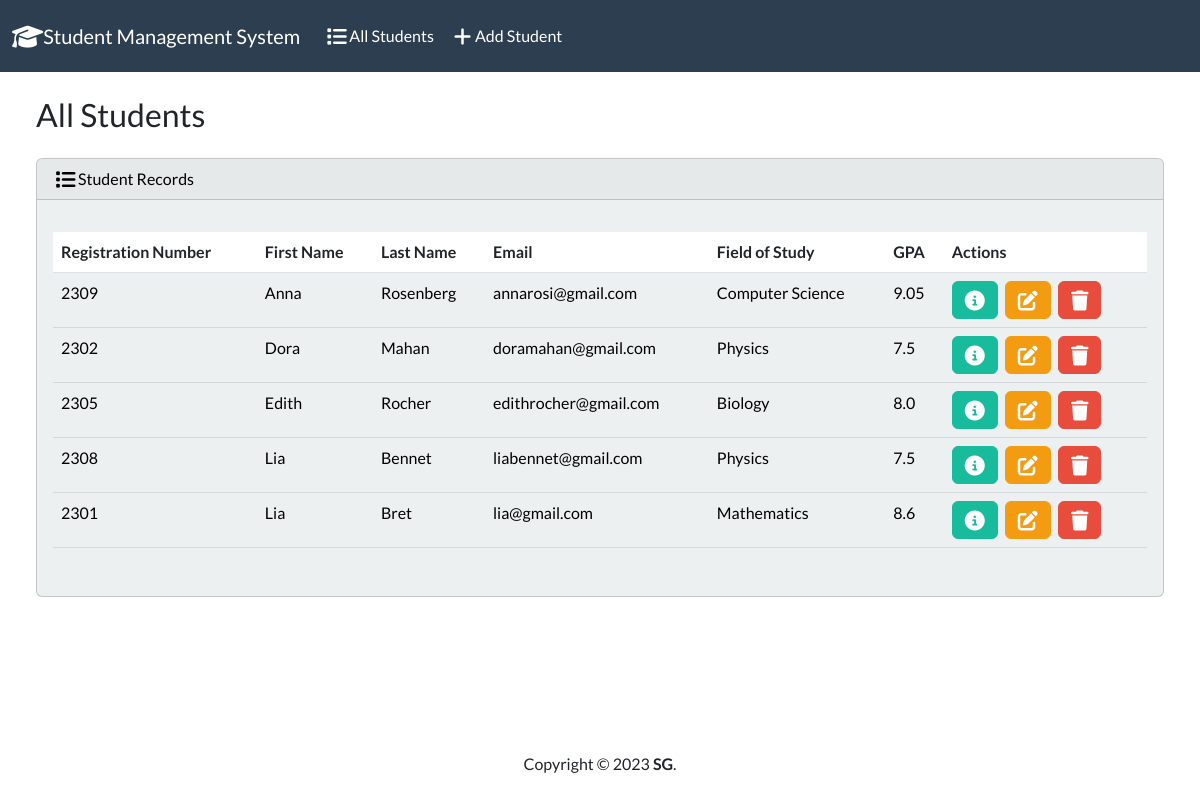
The page / on the database its author committed.
### students/models.py (models this page shows)
class Student(models.Model):
    student_number = models.PositiveIntegerField()
    first_name = models.CharField(max_length=50)
    last_name = models.CharField(max_length=50)
    email = models.EmailField(max_length=100)
    field_of_study = models.CharField(max_length=50)
    gpa = models.FloatField()

### students/views.py (the view)
# urls.py: path('', views.index, name='index'),
def index(request):
    return render(request, 'students/index.html', {
        'students': Student.objects.all()
    })

### students/templates/students/index.html (shortened to what this page needs)
{% extends "students/base.html" %}
{% block body %}
<h3 class="m-4">All Students</h3>
        <div class="row">
            <div class="col-12">
              {% if students %}
                <div class="card text-black bg-light ms-4 me-4 mb-4">
                  <div class="card-header">
                    <i class="fa-solid fa-list fa-lg fa-fw"></i>Student Records
                  </div>
                  <div class="card-body">
                    <p class="card-text">
                      <div class="table-responsive">
                        <table class="table table-hover">
                          <thead>
                            <tr>
                              <th scope="col">Registration Number</th>
                              <th scope="col">First Name</th>
                              <th scope="col">Last Name</th>
                              <th scope="col">Email</th>
                              <th scope="col">Field of Study</th>
                              <th scope="col">GPA</th>
                              <th scope="col">Actions</th>
                            </tr>
                          </thead>
                          <tbody>
                            {% for student in students %}
                            <tr class="table-light">
                              <td>{{student.student_number}}</td>
                              <td>{{student.first_name}} </td>
                              <td>{{student.last_name}} </td>
                              <td>{{student.email}} </td>
                              <td>{{student.field_of_study}} </td>
                              <td>{{student.gpa}}</td>
                              <td>
                                <button type="button" class="btn btn-success me-1" href="{% url 'view_student' student.id %}"
                                data-bs-toggle="modal" data-bs-target="#myModal{{student.id}}">
                                <i class="fa-solid fa-circle-info fa-lg"></i></button>
                                <a href="{% url 'edit' student.id %}" class="btn btn-warning me-1">
                                  <i class="fa-solid fa-pen-to-square fa-lg"></i>
                                </a>
                                <button class="btn btn-danger" type="button"
                                data-bs-toggle="modal" data-bs-target="#delete{{student.id}}">
                                <i class="fa-solid fa-trash fa-lg"></i></button>
                              </td>
                            </tr>
                            {% endfor %}
                          </tbody>
                        </table>
                      </div>
                    </p>
                  </div>
                </div>
              {% else %}
              <h5 class="alert alert-primary ms-4 me-4">No Student Records</h5>
              {% endif %}
        </div>
{% endblock %}

### students/templates/students/base.html (shortened to what this page needs)
{% load static %}
<!DOCTYPE html>
<html lang="en">
<head>
    <link rel="stylesheet" href="https://cdnjs.cloudflare.com/ajax/libs/font-awesome/6.4.2/css/all.min.css"
 />
    <link rel="stylesheet" href="{% static 'css/bootstrap.min.css' %}">
</head>
<body class="d-flex flex-column min-vh-100">
    <nav class="navbar navbar-expand-lg bg-primary" data-bs-theme="dark">
        <div class="container-fluid">
          <a class="navbar-brand" href="{% url 'index'%}">
            <i class="fa-solid fa-graduation-cap fa-lg fa-fw"></i>Student Management System</a>
          <div class="collapse navbar-collapse" id="navbarColor01">
            <ul class="navbar-nav me-auto">
              <li class="nav-item">
                <a class="nav-link" href="{% url 'index'%}">
                    <i class="fa-solid fa-list fa-lg fa-fw"></i>All Students</a>
              </li>
              <li class="nav-item">
                <a class="nav-link" href="{% url 'add'%}">
                    <i class="fa-solid fa-plus fa-lg fa-fw"></i>Add Student</a>
              </li>
            </ul>
          </div>
        </div>
      </nav>
      <div class="container-fluid">
        {% block body %}
        {% endblock %}
      </div>
      <footer class="mt-auto fixed-bottom mb-4">
        <div class="text-center">
            <span>
                Copyright &copy; <script>document.write(new Date().getFullYear())</script> <b> SG</b>.
            </span>
        </div>
      </footer>
</body>
</html>

### rows shown on the page
Student: student_number "2309", first_name "Anna", last_name "Rosenberg", email "annarosi@gmail.com", field_of_study "Computer Science", gpa "9.05"
Student: student_number "2302", first_name "Dora", last_name "Mahan", email "doramahan@gmail.com", field_of_study "Physics", gpa "7.5"
Student: student_number "2305", first_name "Edith", last_name "Rocher", email "edithrocher@gmail.com", field_of_study "Biology", gpa "8.0"
Student: student_number "2308", first_name "Lia", last_name "Bennet", email "liabennet@gmail.com", field_of_study "Physics", gpa "7.5"
Student: student_number "2301", first_name "Lia", last_name "Bret", email "lia@gmail.com", field_of_study "Mathematics", gpa "8.6"
